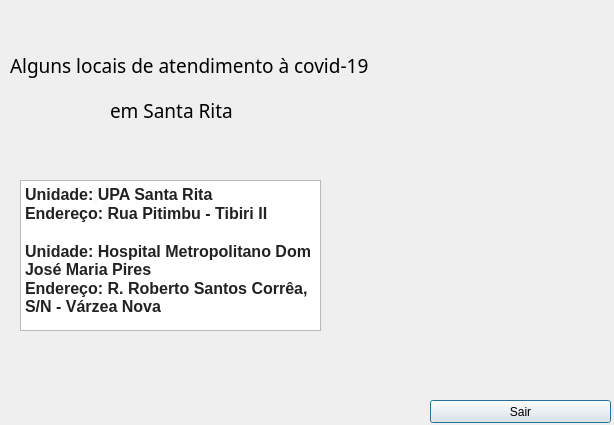
<?xml version="1.0" encoding="UTF-8"?>
<ui version="4.0">
 <class>srcovid</class>
 <widget class="QDialog" name="srcovid">
  <property name="geometry">
   <rect>
    <x>0</x>
    <y>0</y>
    <width>614</width>
    <height>425</height>
   </rect>
  </property>
  <property name="windowTitle">
   <string>Covid-19</string>
  </property>
  <widget class="QLabel" name="label">
   <property name="geometry">
    <rect>
     <x>10</x>
     <y>50</y>
     <width>361</width>
     <height>31</height>
    </rect>
   </property>
   <property name="font">
    <font>
     <family>MV Boli</family>
     <pointsize>14</pointsize>
    </font>
   </property>
   <property name="text">
    <string>Alguns locais de atendimento à covid-19</string>
   </property>
  </widget>
  <widget class="QLabel" name="label_2">
   <property name="geometry">
    <rect>
     <x>400</x>
     <y>10</y>
     <width>171</width>
     <height>111</height>
    </rect>
   </property>
   <property name="text">
    <string/>
   </property>
   <property name="pixmap">
    <pixmap resource="Apoio.qrc">:/Imagens/Downloads/Santarita-removebg-preview.png</pixmap>
   </property>
   <property name="scaledContents">
    <bool>true</bool>
   </property>
  </widget>
  <widget class="QLabel" name="label_3">
   <property name="geometry">
    <rect>
     <x>330</x>
     <y>150</y>
     <width>281</width>
     <height>231</height>
    </rect>
   </property>
   <property name="text">
    <string/>
   </property>
   <property name="pixmap">
    <pixmap>E:/Felipe/Tec-Pro/Projeto/ProjetoTec/CoronaAten.png</pixmap>
   </property>
   <property name="scaledContents">
    <bool>true</bool>
   </property>
  </widget>
  <widget class="QTextBrowser" name="textBrowser">
   <property name="geometry">
    <rect>
     <x>20</x>
     <y>180</y>
     <width>301</width>
     <height>151</height>
    </rect>
   </property>
   <property name="html">
    <string>&lt;!DOCTYPE HTML PUBLIC &quot;-//W3C//DTD HTML 4.0//EN&quot; &quot;http://www.w3.org/TR/REC-html40/strict.dtd&quot;&gt;
&lt;html&gt;&lt;head&gt;&lt;meta name=&quot;qrichtext&quot; content=&quot;1&quot; /&gt;&lt;style type=&quot;text/css&quot;&gt;
p, li { white-space: pre-wrap; }
&lt;/style&gt;&lt;/head&gt;&lt;body style=&quot; font-family:'MS Shell Dlg 2'; font-size:8.25pt; font-weight:400; font-style:normal;&quot;&gt;
&lt;p style=&quot; margin-top:0px; margin-bottom:0px; margin-left:0px; margin-right:0px; -qt-block-indent:0; text-indent:0px;&quot;&gt;&lt;span style=&quot; font-family:'arial','sans-serif'; font-size:12pt; font-weight:600; color:#222222;&quot;&gt;Unidade:&lt;/span&gt;&lt;span style=&quot; font-family:'Open Sans','Helvetica','Arial','sans-serif'; font-size:12pt; font-weight:600; color:#000000; background-color:#f9f9f9;&quot;&gt; &lt;/span&gt;&lt;span style=&quot; font-family:'arial','sans-serif'; font-size:12pt; font-weight:600; color:#222222;&quot;&gt;UPA Santa Rita&lt;/span&gt;&lt;/p&gt;
&lt;p style=&quot; margin-top:0px; margin-bottom:0px; margin-left:0px; margin-right:0px; -qt-block-indent:0; text-indent:0px;&quot;&gt;&lt;span style=&quot; font-family:'arial','sans-serif'; font-size:12pt; font-weight:600; color:#222222; background-color:#ffffff;&quot;&gt;Endereço:&lt;/span&gt;&lt;span style=&quot; font-family:'Open Sans','Helvetica','Arial','sans-serif'; font-size:12pt; font-weight:600; color:#000000; background-color:#f9f9f9;&quot;&gt; &lt;/span&gt;&lt;span style=&quot; font-family:'arial','sans-serif'; font-size:12pt; font-weight:600; color:#222222;&quot;&gt;Rua Pitimbu - Tibiri II&lt;/span&gt;&lt;/p&gt;
&lt;p style=&quot;-qt-paragraph-type:empty; margin-top:0px; margin-bottom:0px; margin-left:0px; margin-right:0px; -qt-block-indent:0; text-indent:0px; font-family:'arial','sans-serif'; font-size:12pt; font-weight:600; color:#222222;&quot;&gt;&lt;br /&gt;&lt;/p&gt;
&lt;p style=&quot; margin-top:0px; margin-bottom:0px; margin-left:0px; margin-right:0px; -qt-block-indent:0; text-indent:0px;&quot;&gt;&lt;span style=&quot; font-family:'arial','sans-serif'; font-size:12pt; font-weight:600; color:#222222;&quot;&gt;Unidade: Hospital Metropolitano Dom José Maria Pires &lt;/span&gt;&lt;/p&gt;
&lt;p style=&quot; margin-top:0px; margin-bottom:0px; margin-left:0px; margin-right:0px; -qt-block-indent:0; text-indent:0px;&quot;&gt;&lt;span style=&quot; font-family:'arial','sans-serif'; font-size:12pt; font-weight:600; color:#222222; background-color:#ffffff;&quot;&gt;Endereço: R. Roberto Santos Corrêa, S/N - Várzea Nova&lt;/span&gt;&lt;/p&gt;&lt;/body&gt;&lt;/html&gt;</string>
   </property>
  </widget>
  <widget class="QLabel" name="label_4">
   <property name="geometry">
    <rect>
     <x>110</x>
     <y>100</y>
     <width>141</width>
     <height>20</height>
    </rect>
   </property>
   <property name="font">
    <font>
     <family>MV Boli</family>
     <pointsize>14</pointsize>
    </font>
   </property>
   <property name="text">
    <string>em Santa Rita</string>
   </property>
  </widget>
  <widget class="QPushButton" name="pushButton">
   <property name="geometry">
    <rect>
     <x>430</x>
     <y>400</y>
     <width>181</width>
     <height>23</height>
    </rect>
   </property>
   <property name="text">
    <string>Sair</string>
   </property>
  </widget>
 </widget>
 <resources>
  <include location="Apoio.qrc"/>
 </resources>
 <connections/>
</ui>
